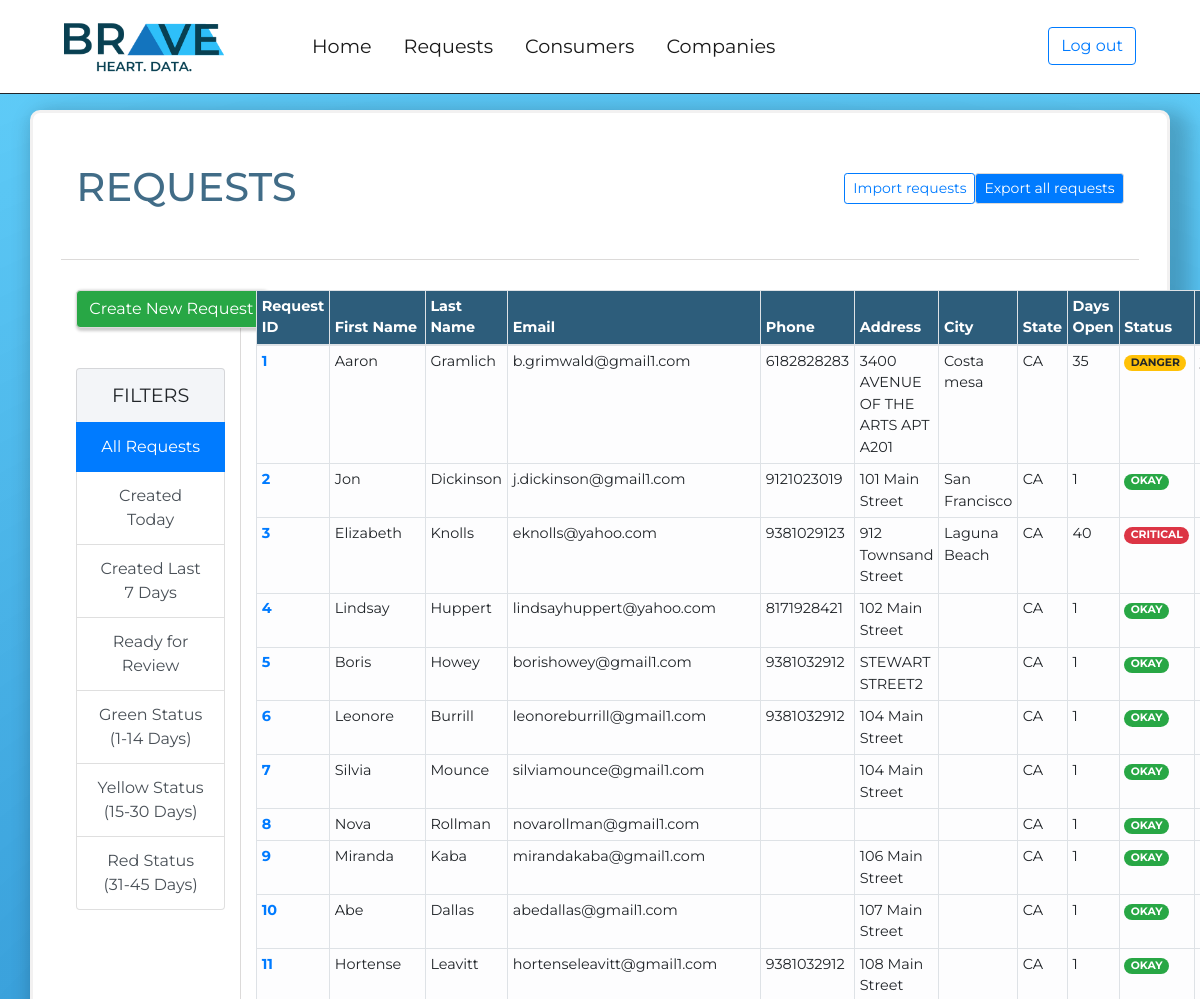
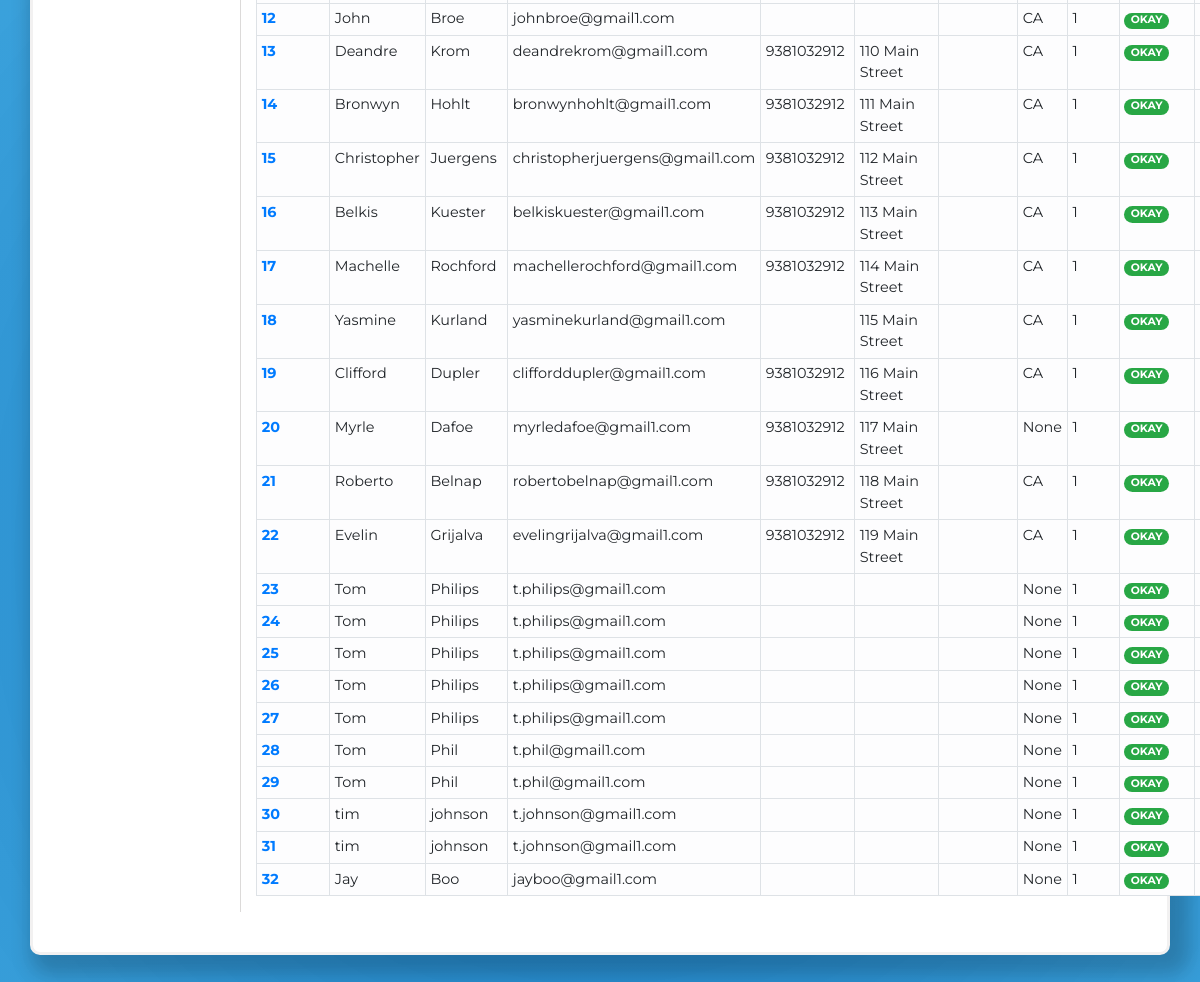
Page /console/requests/ (signed in) on the committed database (2 pictures, top to bottom).
### request_form_app/models.py (models this page shows, shortened)
class Request(models.Model):
	request_source_choices = (
		('none','None'),
		('email','Email'),
		('phone','Phone'),
		('web','Web')
		)
	priority_choices = (
		('low','Low'),
		('medium','Medium'),
		('high','High')
		)
	stage_choices = (
		('new','New'),
		('in progress','In Progress'),
		('completed', 'Completed'),
		('past due', 'Past Due')
		)
	request_choices = (
		('yes','Yes please'),
		('no', 'Not right now')
		)
	data_ready_to_send_choices = (
		('yes','Yes'),
		('no','No')
		)
	status_choices = (
		('green','Green'),
		('yellow','Yellow'),
		('orange','Orange'),
		('red','Red'),
		)
	consumer = models.ForeignKey(Consumer, on_delete=models.CASCADE,null=True,blank=True)
	company_requested = models.ForeignKey(Company,on_delete=models.CASCADE,null=True,blank=True)
	request_source = models.CharField(max_length=20,choices=request_source_choices,default='none')
	website_source = models.URLField(max_length=200,blank=True)
	delete_request = models.CharField(max_length=5,choices=request_choices,default='no')
	what_request = models.CharField(max_length=5,choices=request_choices,default='no')
	who_request = models.CharField(max_length=5,choices=request_choices,default='no')
	opt_out_request = models.CharField(max_length=5,choices=request_choices,default='no')
	priority = models.CharField(max_length=10,choices=priority_choices,default='low')
	escalated = models.BooleanField(null=True)
	stage = models.CharField(max_length=20,choices=stage_choices,default='new')
	created_at = models.DateField(auto_now_add=True)
	updated_at = models.DateField(auto_now=True)
	first_name = models.CharField(max_length=256,blank=False)
	last_name = models.CharField(max_length=256,blank=False)
	email = models.EmailField(max_length=256,blank=False)
	alternative_email = models.EmailField(max_length=256,blank=True)
	phone = models.CharField(max_length=13,blank=True)
	alternative_phone = models.CharField(max_length=13,blank=True)
	primary_address = models.CharField(max_length=256,blank=True)
	primary_address_line_two = models.CharField(max_length=256,blank=True)
	primary_city = models.CharField(max_length=256,blank=True)
	primary_state = USStateField(null=True,blank=True)
	primary_zip = USZipCodeField(null=True,blank=True)
	primary_country = models.CharField(max_length=256,blank=True)
	alternative_address = models.CharField(max_length=256,blank=True)
	alternative_address_line_two = models.CharField(max_length=256,blank=True)
	alternative_city = models.CharField(max_length=256,blank=True)
	alternative_state = models.CharField(max_length=256,blank=True)
	alternative_country = models.CharField(max_length=256,blank=True)
	ssn = USSocialSecurityNumberField(null=True,blank=True)
	driver_license_number = models.CharField(max_length=10,blank=True)
	driver_license_state = models.CharField(max_length=2,blank=True)
	date_of_birth = models.DateField(null=True,blank=True)
	terms_of_service_signed = models.BooleanField(default=False)
	data_ready_to_send = models.CharField(max_length=5,choices=data_ready_to_send_choices,default='no')
	status = models.CharField(max_length=10,choices=status_choices,default='green')
	days_open = models.IntegerField(default='1',null=False)

### user_console/views.py (the view)
# urls.py: path('requests/',views.RequestListView.as_view(),name='request_list'),
class RequestListView(LoginRequiredMixin,TemplateView):
	model = Request
	context_object_name = 'request_list'
	template_name = 'user_console/request_list.html'
	login_url = '/console/login/'
	def get_context_data(self,**kwargs):
		context = super(RequestListView,self).get_context_data(**kwargs)
		context['todays_list'] = Request.objects.all()
		context['data_ready_to_send_list'] = Request.objects.filter(data_ready_to_send__iexact='yes')
		context['green_status_list'] = Request.objects.filter(status__iexact='green')
		context['yellow_status_list'] = Request.objects.filter(status__iexact='yellow')
		context['red_status_list'] = Request.objects.filter(status__iexact='red')
		return context

### user_console/templates/user_console/request_list.html (shortened to what this page needs)
{% extends 'user_console/console_base.html' %}
{% load staticfiles %}
{% block css_block %}
	<link rel="stylesheet" type="text/css" href="{% static 'user_console/request_list.css' %}">
{% endblock %}
{% block main_block %}
	<div class="container-fullwidth" id="request-container">
		<div class="container-fullwidth" id="request-header-container">
		<div class="row" id="header-row">
			<div class="col-2 text-center">
				<h1 class="display-5" id="request-header">REQUESTS</h1>
			</div>
			<div class="col-10" style="padding-top: 10px;">
				<a href="{% url 'user_console:export_all_requests' %}"><button type="button" class="btn btn-primary btn-sm mb-4 float-right">Export all requests</button></a>
				<a href="{% url 'user_console:import_requests' %}"><button type="button" class="btn btn-outline-primary btn-sm mb-4 float-right">Import requests</button></a>
			</div>
		</div>
		<div class="row" id="request-row">
			<div class="col-2 text-center" id="filter-column">
				<div class="row" id="new-request-button-row">
					<div class="col text-center ">
					<a href="{% url 'user_console:request_create' %}"><button type="button" class="btn btn-success mb-4">Create New Request</button></a>
					</div>
				</div>
				<div class="row pt-3">
					<div class="col">
				<div class="list-group" id="list-tab" role="tablist">
					<li class="list-group-item" style="text-align: center;font-size:1.2em;background-color:#F3F5F8 ">FILTERS</li>
					<a class="list-group-item list-group-item-action active" id="filter-1-list" data-toggle='list' href='#filter-1' role='tab' aria-controls='filter-1'>All Requests</a>
					<a class="list-group-item list-group-item-action" id="filter-2-list" data-toggle='list' href='#filter-2' role='tab' aria-controls='filter-2'>Created Today</a>
					<a class="list-group-item list-group-item-action" id="filter-3-list" data-toggle='list' href='#filter-3' role='tab' aria-controls='filter-3'>Created Last 7 Days</a>
					<a class="list-group-item list-group-item-action" id="filter-4-list" data-toggle='list' href='#filter-4' role='tab' aria-controls='filter-4'>Ready for Review</a>
					<a class="list-group-item list-group-item-action" id="filter-5-list" data-toggle='list' href='#filter-5' role='tab' aria-controls='filter-5'>Green Status (1-14 Days)</a>
					<a class="list-group-item list-group-item-action" id="filter-6-list" data-toggle='list' href='#filter-6' role='tab' aria-controls='filter-6'>Yellow Status (15-30 Days)</a>
					<a class="list-group-item list-group-item-action" id="filter-7-list" data-toggle='list' href='#filter-7' role='tab' aria-controls='filter-7'>Red Status (31-45 Days)</a>
					</div>
					</div>
				</div>
			</div>
			<div class="col-10">
				<div class="tab-content" id="nav-tabContent">
					<div class="tab-pane show active" id="filter-1" role='tabpanel' arialabelledby='filter-1-list'>
					<table class="table table-light table-bordered table-hover table-sm" id="request-table">
						<thead class="thead" style="background-color:#2d5d7b;color: white;">
							<th class="table-head" scope="col">Request ID</th>
							<th class="table-head" scope="col">First Name</th>
							<th class="table-head" scope="col">Last Name</th>
							<th class="table-head" scope="col">Email</th>
							<th class="table-head" scope="col">Phone</th>
							<th class="table-head" scope="col">Address</th>
							<th class="table-head" scope="col">City</th>
							<th class="table-head" scope="col">State</th>
							<th class="table-head" scope="col">Days Open</th>
							<th class="table-head" scope="col">Status</th>
							<th class="table-head" scope="col">What</th>
						</thead>
						<tbody>
							{% for request in todays_list %}
								{% if request.status == 'red' %}
								<tr>
									<th scope="row"><a href="{% url 'user_console:request_detail' pk=request.pk %}">{{request.pk }}</a></th>
									<td>{{request.first_name}}</td>
									<td>{{request.last_name}}</td>
									<td>{{request.email }}</td>
									<td>{{request.phone}}</td>
									<td style="max-width: 400px;">{{request.primary_address}}</td>
									<td>{{request.primary_city}}</td>
									<td>{{request.primary_state}}</td>
									<td>{{request.days_open}}</td>
									<td><span class="badge badge-pill badge-danger">CRITICAL</span></td>
									<td>{{request.what_request}}</td>
								</tr>
								{% elif request.status == 'yellow' %}
								<tr>
									<th scope="row"><a href="{% url 'user_console:request_detail' pk=request.pk %}">{{request.pk }}</a></th>
									<td>{{request.first_name}}</td>
									<td>{{request.last_name}}</td>
									<td>{{request.email }}</td>
									<td>{{request.phone}}</td>
									<td style="max-width: 400px;">{{request.primary_address}}</td>
									<td>{{request.primary_city}}</td>
									<td>{{request.primary_state}}</td>
									<td>{{request.days_open}}</td>
									<td><span class="badge badge-pill badge-warning">DANGER</span></td>
									<td>{{request.what_request}}</td>
								</tr>
								{% else %}
								<tr>
									<th scope="row"><a href="{% url 'user_console:request_detail' pk=request.pk %}">{{ request.pk }}</a></th>
									<td>{{request.first_name}}</td>
									<td>{{request.last_name}}</td>
									<td>{{request.email }}</td>
									<td>{{request.phone}}</td>
									<td style="max-width: 400px;">{{request.primary_address}}</td>
									<td>{{request.primary_city}}</td>
									<td>{{request.primary_state}}</td>
									<td>{{request.days_open}}</td>
									<td><span class="badge badge-pill badge-success">OKAY</span></td>
									<td>{{request.what_request}}</td>
								</tr>
								{% endif %}
							{% endfor %}
						</tbody>
					</table>
					</div>
				</div>
		</div>
		</div>
		</div>
	</div>
{% endblock %}

### user_console/static/user_console/user_console.css (style rules this page uses)
html,body { font-size: 1rem; height: 100vh; overflow: auto; font-family: 'Montserrat', sans-serif; }

### user_console/static/user_console/request_list.css (style rules this page uses)
#request-header { color:#2d5d7b; padding-bottom: 20px; opacity: .9; }
.btn.btn-success { box-shadow: 1.5px 1.5px 3px 1.5px rgba(0,0,0,0.2); border:1px solid #DCDAD9; }
.btn.btn-primary { border:1px solid #DCDAD9; }
#list-tab { border-radius: 10px; }
#filter-column { border-right:1px solid #DCDAD9; }
#request-header-container { border-radius:10px; border:3px solid #F2F1F1; padding-top: 50px; width: 95%; margin: auto; box-shadow: 10px 10px 20px 10px rgba(0,0,0,0.2); background-color: white; min-height: 1000px; }
#request-table { font-size: .9em; }
#request-container { background: radial-gradient(circle, rgba(20,117,190,1) 0%, rgba(46,192,249,0.75) 100%); height:100vh; padding-top: 110px; min-height:1400px; }
#request-row { background-color: white; width: 95%; margin: auto; padding-top: 30px; padding-bottom: 40px; }
#header-row { width: 95%; margin: auto; border-bottom:1px solid #DCDAD9; padding-bottom: 20px; }

### rows in the picture
Request: pk "1", first_name "Aaron", last_name "Gramlich", email "b.grimwald@gmail1.com", phone "6182828283", primary_address "3400 AVENUE OF THE ARTS APT A201", primary_city "Costa mesa", primary_state "CA", days_open "35"
Request: pk "2", first_name "Jon", last_name "Dickinson", email "j.dickinson@gmail1.com", phone "9121023019", primary_address "101 Main Street", primary_city "San Francisco", primary_state "CA", days_open "1"
Request: pk "3", first_name "Elizabeth", last_name "Knolls", email "eknolls@yahoo.com", phone "9381029123", primary_address "912 Townsand Street", primary_city "Laguna Beach", primary_state "CA", days_open "40"
Request: pk "4", first_name "Lindsay", last_name "Huppert", email "lindsayhuppert@yahoo.com", phone "8171928421", primary_address "102 Main Street", primary_state "CA", days_open "1"
Request: pk "5", first_name "Boris", last_name "Howey", email "borishowey@gmail1.com", phone "9381032912", primary_address "STEWART STREET2", primary_state "CA", days_open "1"
Request: pk "6", first_name "Leonore", last_name "Burrill", email "leonoreburrill@gmail1.com", phone "9381032912", primary_address "104 Main Street", primary_state "CA", days_open "1"
Request: pk "7", first_name "Silvia", last_name "Mounce", email "silviamounce@gmail1.com", primary_address "104 Main Street", primary_state "CA", days_open "1"
Request: pk "8", first_name "Nova", last_name "Rollman", email "novarollman@gmail1.com", primary_state "CA", days_open "1"
Request: pk "9", first_name "Miranda", last_name "Kaba", email "mirandakaba@gmail1.com", primary_address "106 Main Street", primary_state "CA", days_open "1"
Request: pk "10", first_name "Abe", last_name "Dallas", email "abedallas@gmail1.com", primary_address "107 Main Street", primary_state "CA", days_open "1"
Request: pk "11", first_name "Hortense", last_name "Leavitt", email "hortenseleavitt@gmail1.com", phone "9381032912", primary_address "108 Main Street", primary_state "CA", days_open "1"
Request: pk "12", first_name "John", last_name "Broe", email "johnbroe@gmail1.com", primary_state "CA", days_open "1"
Request: pk "13", first_name "Deandre", last_name "Krom", email "deandrekrom@gmail1.com", phone "9381032912", primary_address "110 Main Street", primary_state "CA", days_open "1"
Request: pk "14", first_name "Bronwyn", last_name "Hohlt", email "bronwynhohlt@gmail1.com", phone "9381032912", primary_address "111 Main Street", primary_state "CA", days_open "1"
Request: pk "15", first_name "Christopher", last_name "Juergens", email "christopherjuergens@gmail1.com", phone "9381032912", primary_address "112 Main Street", primary_state "CA", days_open "1"
Request: pk "16", first_name "Belkis", last_name "Kuester", email "belkiskuester@gmail1.com", phone "9381032912", primary_address "113 Main Street", primary_state "CA", days_open "1"
Request: pk "17", first_name "Machelle", last_name "Rochford", email "machellerochford@gmail1.com", phone "9381032912", primary_address "114 Main Street", primary_state "CA", days_open "1"
Request: pk "18", first_name "Yasmine", last_name "Kurland", email "yasminekurland@gmail1.com", primary_address "115 Main Street", primary_state "CA", days_open "1"
Request: pk "19", first_name "Clifford", last_name "Dupler", email "clifforddupler@gmail1.com", phone "9381032912", primary_address "116 Main Street", primary_state "CA", days_open "1"
Request: pk "20", first_name "Myrle", last_name "Dafoe", email "myrledafoe@gmail1.com", phone "9381032912", primary_address "117 Main Street", primary_state "None", days_open "1"
Request: pk "21", first_name "Roberto", last_name "Belnap", email "robertobelnap@gmail1.com", phone "9381032912", primary_address "118 Main Street", primary_state "CA", days_open "1"
Request: pk "22", first_name "Evelin", last_name "Grijalva", email "evelingrijalva@gmail1.com", phone "9381032912", primary_address "119 Main Street", primary_state "CA", days_open "1"
Request: pk "23", first_name "Tom", last_name "Philips", email "t.philips@gmail1.com", primary_state "None", days_open "1"
Request: pk "24", first_name "Tom", last_name "Philips", email "t.philips@gmail1.com", primary_state "None", days_open "1"
Request: pk "25", first_name "Tom", last_name "Philips", email "t.philips@gmail1.com", primary_state "None", days_open "1"
Request: pk "26", first_name "Tom", last_name "Philips", email "t.philips@gmail1.com", primary_state "None", days_open "1"
Request: pk "27", first_name "Tom", last_name "Philips", email "t.philips@gmail1.com", primary_state "None", days_open "1"
Request: pk "28", first_name "Tom", last_name "Phil", email "t.phil@gmail1.com", primary_state "None", days_open "1"
Request: pk "29", first_name "Tom", last_name "Phil", email "t.phil@gmail1.com", primary_state "None", days_open "1"
Request: pk "30", first_name "tim", last_name "johnson", email "t.johnson@gmail1.com", primary_state "None", days_open "1"
Request: pk "31", first_name "tim", last_name "johnson", email "t.johnson@gmail1.com", primary_state "None", days_open "1"
Request: pk "32", first_name "Jay", last_name "Boo", email "jayboo@gmail1.com", primary_state "None", days_open "1"
